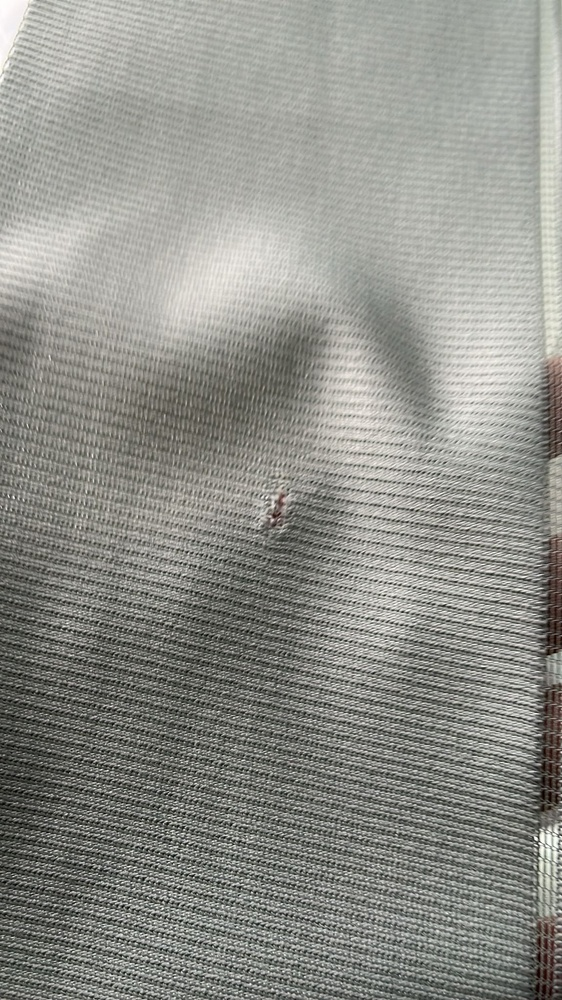
#> input picture hata ayıklama uygulama fotoğraflar/perde1.jpeg, 562 x 1000 px, shrunk from 1152 x 2048 before the run, found by its file name
$ python opencv_project_4.py
#> lines starting #> are read from the running program, lines starting #| are printed output that depends on the picture; after the words box and inside, x2 and y2 are one past the last pixel; in counts of white or black regions, pixels touching at a corner belong together
import cv2
import numpy as np
from matplotlib import pyplot as plt

resim4orijinal = cv2.imread("hata ayıklama uygulama fotoğraflar/perde1.jpeg")
#> resim4orijinal is the input picture: shape (1000, 562, 3); mean B, G, R 137.8, 143.7, 143
resim4gri = cv2.imread("hata ayıklama uygulama fotoğraflar/perde1.jpeg",0)
#> resim4gri: shape (1000, 562); min 0, max 255, mean 142.9
e,tresh1 = cv2.threshold(resim4gri,127,255,cv2.THRESH_BINARY)
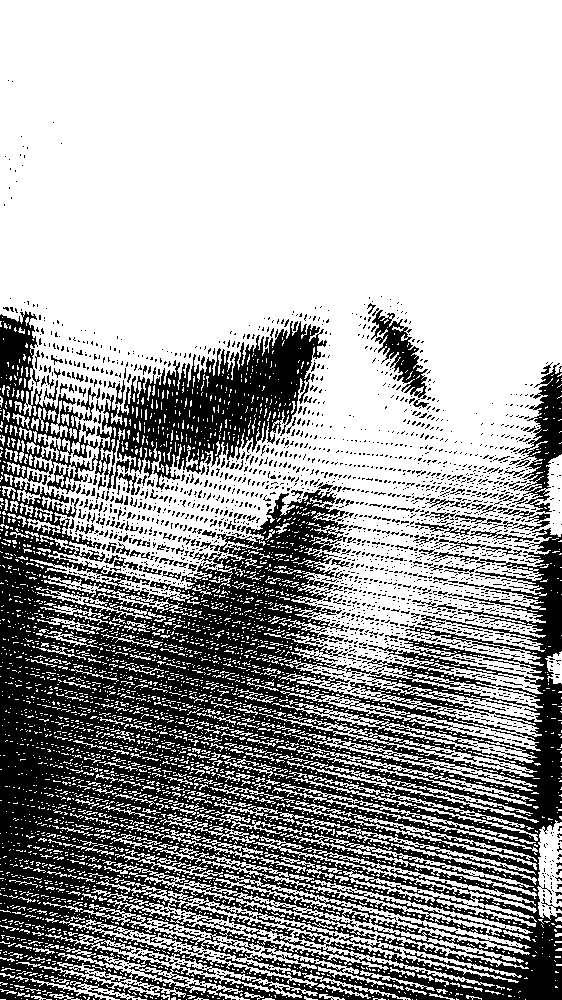
#> tresh1: shape (1000, 562); 65% white; 2433 black regions (2271 under 20 px), largest, box (x1, y1, x2, y2) and area: (0, 311, 562, 1000) 173315, (512, 363, 562, 513) 2778, (371, 310, 428, 399) 1797
e,tresh2 = cv2.threshold(resim4gri,127,255,cv2.THRESH_BINARY_INV)
e,tresh3 = cv2.threshold(resim4gri,127,255,cv2.THRESH_OTSU)
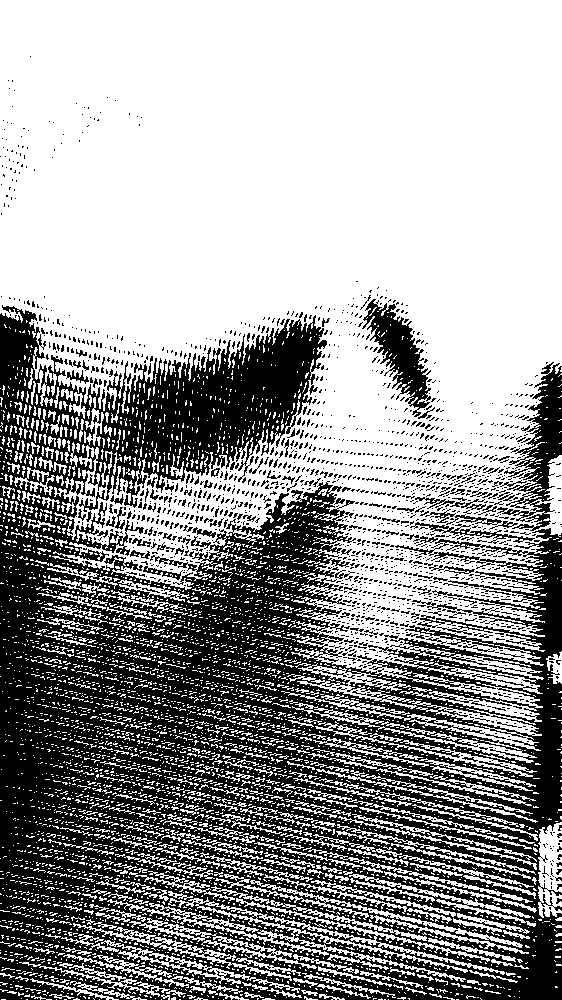
#> tresh3: shape (1000, 562); 61% white; 1986 black regions (1854 under 20 px), largest, box (x1, y1, x2, y2) and area: (0, 305, 562, 1000) 198003, (497, 362, 562, 531) 3873, (362, 299, 431, 417) 3056
#> e = 134
e,tresh4 = cv2.threshold(resim4gri,127,255,cv2.THRESH_TOZERO)
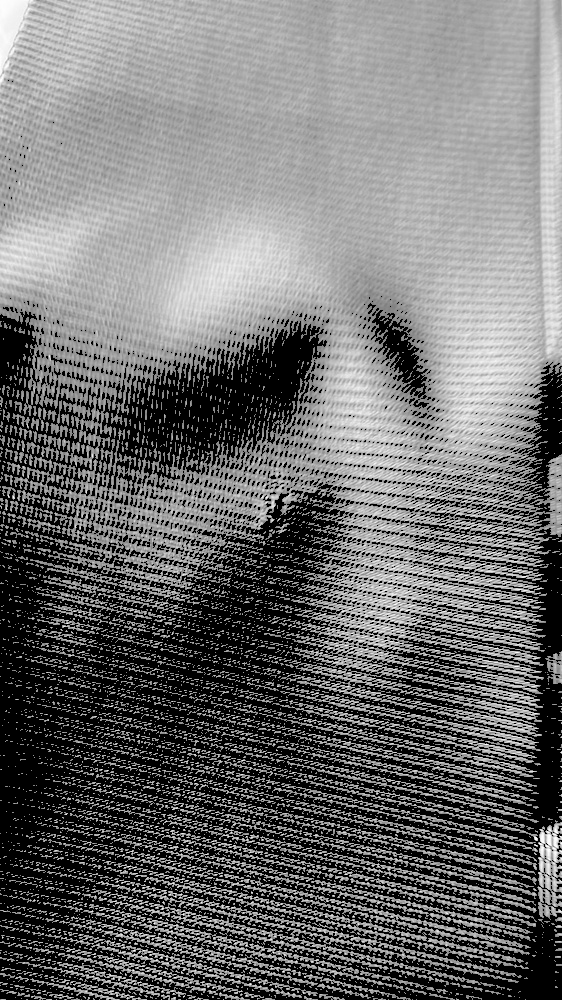
#> tresh4: shape (1000, 562); min 0, max 255, mean 111
e,tresh5 = cv2.threshold(resim4gri,127,255,cv2.THRESH_TOZERO_INV)
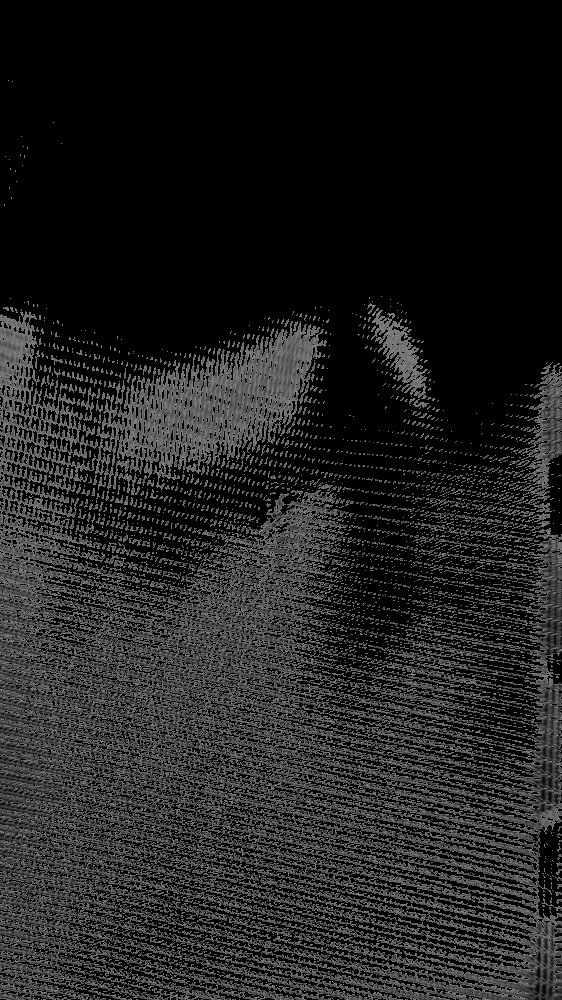
#> tresh5: shape (1000, 562); min 0, max 127, mean 31.9
e,tresh6 = cv2.threshold(resim4gri,127,255,cv2.THRESH_TRUNC)
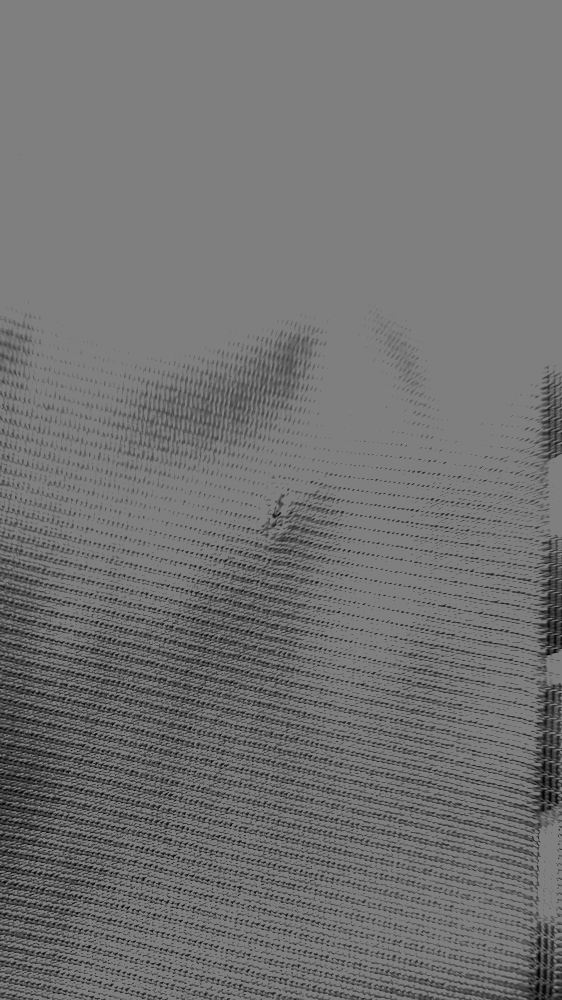
#> tresh6: shape (1000, 562); min 0, max 127, mean 114.4

titlelist4=["binary","binary inv","otsu","tozero","tozero inv","trunc"]
resimlist4=[tresh1,tresh2,tresh3,tresh4,tresh5,tresh6]
for i in range(6):
    plt.subplot(2,3,i+1),plt.imshow(resimlist4[i],"gray",vmin=0,vmax=255)
    plt.title(titlelist4[i])
    plt.xticks([]),plt.yticks([]) #resimin eksenleri
plt.show()


cv2.waitKey(0)
cv2.destroyAllWindows()

$ run again, with hata ayıklama uygulama fotoğraflar/perde3.jpeg copied over hata ayıklama uygulama fotoğraflar/perde1.jpeg
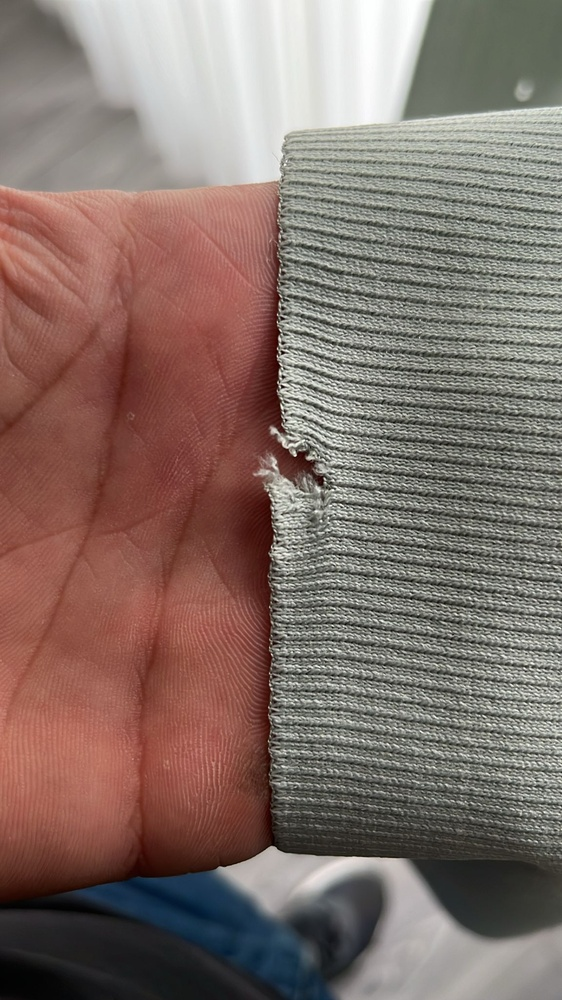
#> input picture hata ayıklama uygulama fotoğraflar/perde3.jpeg, 562 x 1000 px, shrunk from 1152 x 2048 before the run, found by its file name
#> resim4orijinal is the input picture: shape (1000, 562, 3); mean B, G, R 105.9, 112.7, 131.1
#> `e,tresh1 = cv2.threshold(resim4gri,127,255,cv2.THRESH_BINARY)`:
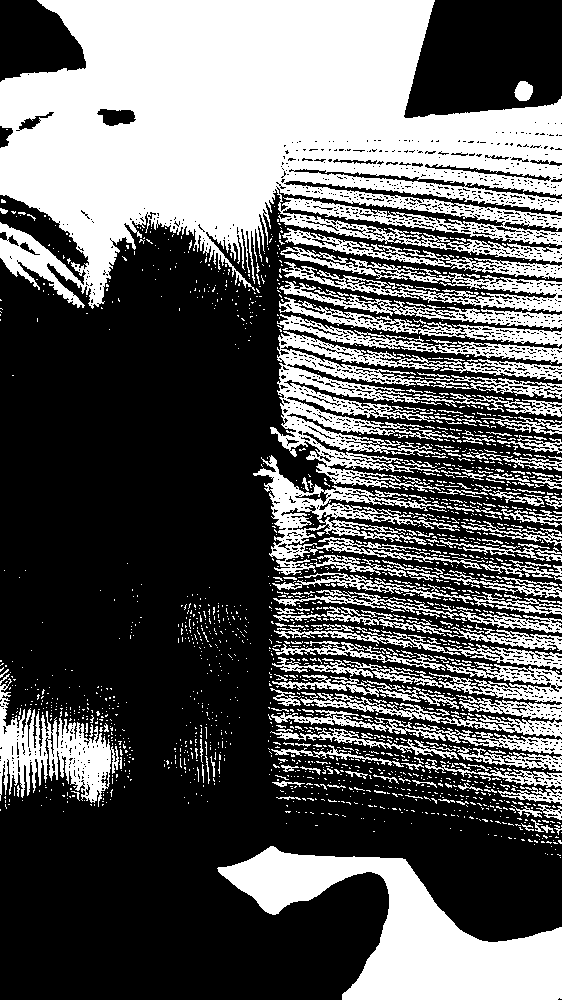
#> tresh1: shape (1000, 562); 37.7% white; 1892 white regions (1701 under 20 px), largest, box (x1, y1, x2, y2) and area: (0, 0, 562, 309) 107603, (217, 846, 562, 1000) 22072, (270, 331, 562, 492) 14176
#> tresh3: shape (1000, 562); 36.4% white; 1961 white regions (1734 under 20 px), largest, box (x1, y1, x2, y2) and area: (0, 0, 562, 309) 102790, (217, 846, 562, 1000) 21911, (270, 331, 562, 492) 11797
#> e = 129
#> `e,tresh6 = cv2.threshold(resim4gri,127,255,cv2.THRESH_TRUNC)`:
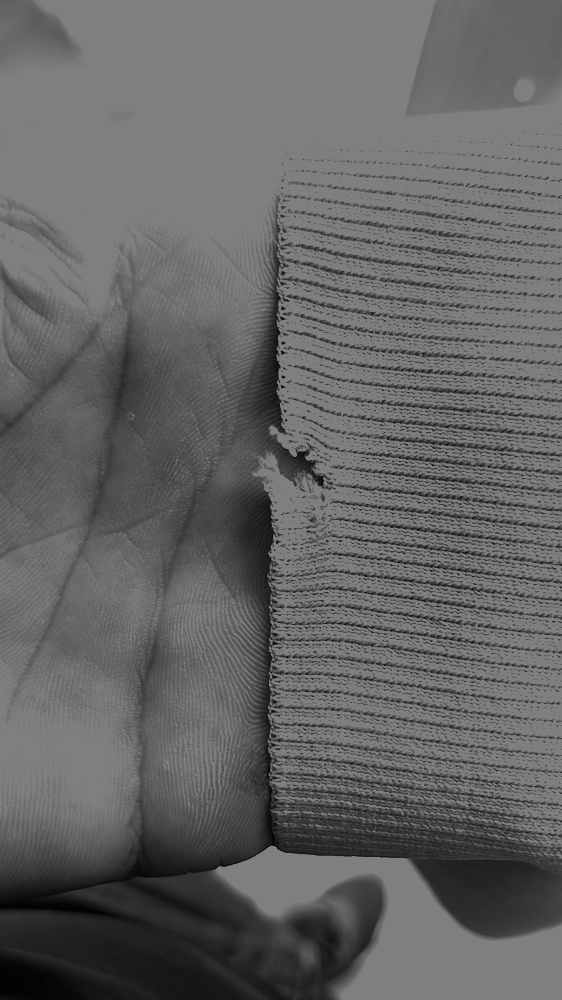
#> tresh6: shape (1000, 562); min 0, max 127, mean 100.2

$ run again, with hata ayıklama uygulama fotoğraflar/perde4.jpeg copied over hata ayıklama uygulama fotoğraflar/perde1.jpeg
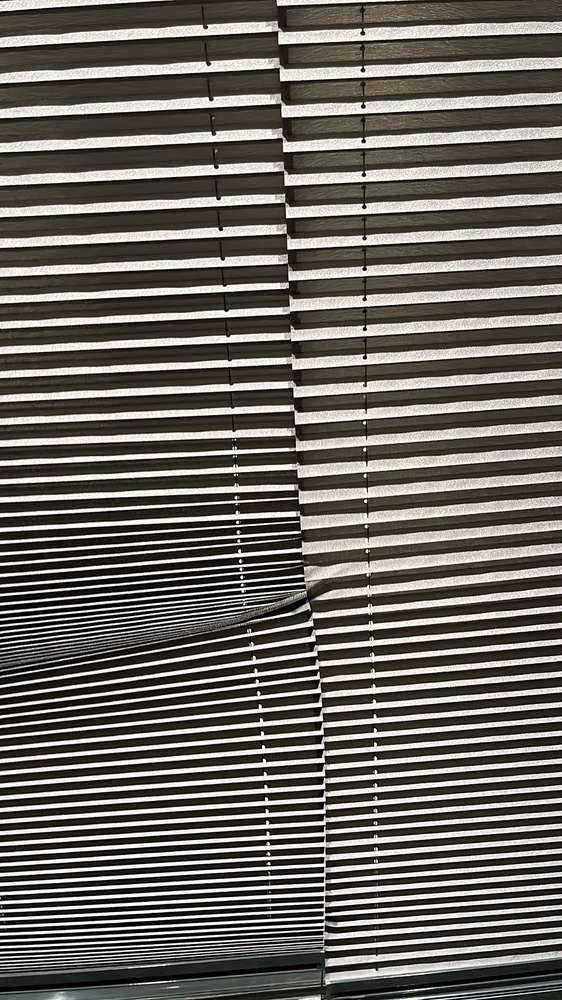
#> input picture hata ayıklama uygulama fotoğraflar/perde4.jpeg, 562 x 1000 px, shrunk from 1152 x 2048 before the run, found by its file name
#> resim4orijinal is the input picture: shape (1000, 562, 3); mean B, G, R 97.1, 104.2, 107.5
#> `e,tresh1 = cv2.threshold(resim4gri,127,255,cv2.THRESH_BINARY)`:
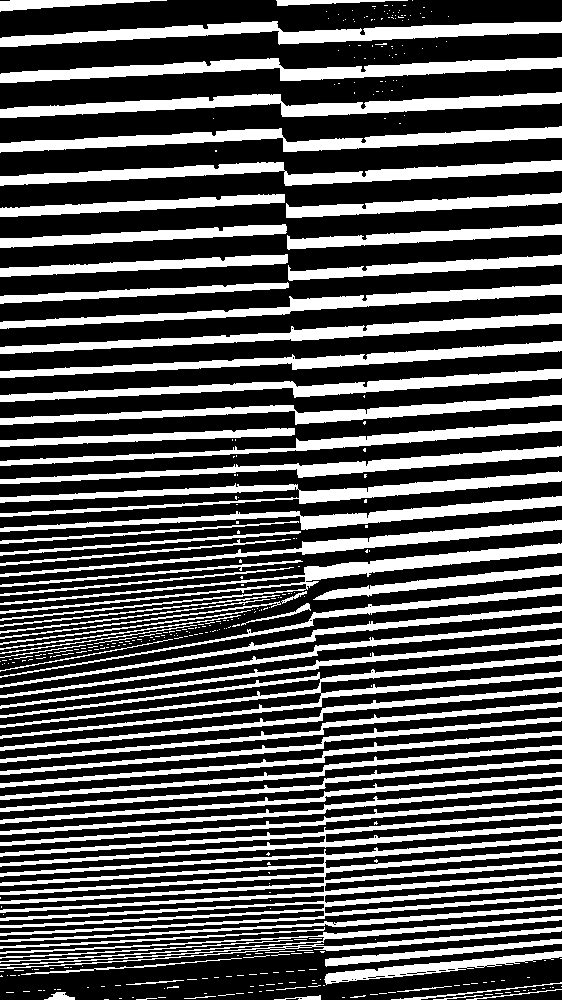
#> tresh1: shape (1000, 562); 33.8% white; 387 white regions (306 under 20 px), largest, box (x1, y1, x2, y2) and area: (0, 836, 562, 936) 15418, (0, 21, 562, 47) 6344, (0, 57, 562, 83) 6210
#> tresh3: shape (1000, 562); 33.3% white; 353 white regions (271 under 20 px), largest, box (x1, y1, x2, y2) and area: (0, 836, 562, 936) 15175, (0, 21, 562, 47) 6299, (0, 57, 562, 83) 6177
#> e = 134
#> `e,tresh6 = cv2.threshold(resim4gri,127,255,cv2.THRESH_TRUNC)`:
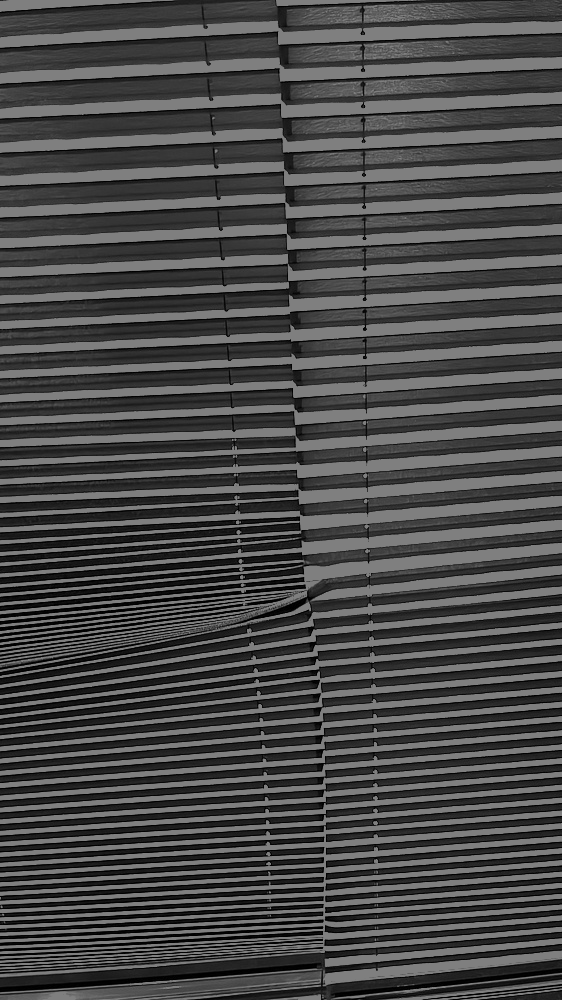
#> tresh6: shape (1000, 562); min 0, max 127, mean 72
